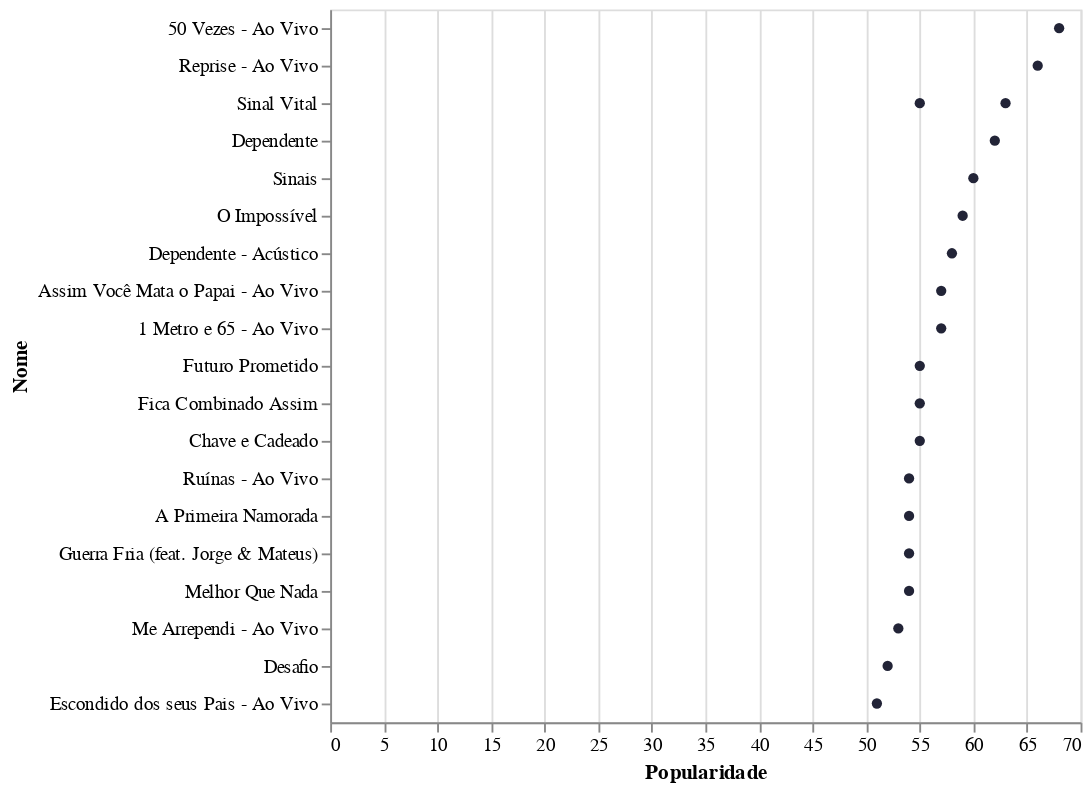

This figure's notebook cell:
### Markdown cell above
Top 20 das músicas. Exploramos se o nossas músicas favoritas estão entre as mais populares do Spotify.

### Code cell
data_top20 = data.sort_values('popularity', ascending = False).head(20)
alt.Chart(data_top20).mark_circle(color = '#222437', opacity = 1).encode(
    y = alt.Y('name', axis = alt.Axis(title='Nome'), sort = None),
    x = alt.X('popularity', axis = alt.Axis(title = "Popularidade")),
    tooltip = ['name', 'popularity', 'album', 'album_type']
)

### Figure 1 — Vega-Lite specification as saved in the notebook (floating-point values rounded to 4 significant figures)
{"config": {"view": {"continuousWidth": 400, "continuousHeight": 300}}, "data": {"name": "data-1eedea8f4adf12521e173ff2cff43566"}, "mark": {"type": "circle", "color": "#222437", "opacity": 1}, "encoding": {"tooltip": [{"type": "nominal", "field": "name"}, {"type": "quantitative", "field": "popularity"}, {"type": "nominal", "field": "album"}, {"type": "nominal", "field": "album_type"}], "x": {"type": "quantitative", "axis": {"title": "Popularidade"}, "field": "popularity"}, "y": {"type": "nominal", "axis": {"title": "Nome"}, "field": "name", "sort": null}}, "$schema": "https://vega.github.io/schema/vega-lite/v4.8.1.json", "datasets": {"data-1eedea8f4adf12521e173ff2cff43566": [{"album": "Ao Cubo, Ao Vivo, Em Cores", "album_type": "album", "track_number": 5, "id_track": "01wavOnjFBNgdMWBFYIAP4", "name": "50 Vezes - Ao Vivo", "popularity": 68, "explicit": false, "duration_ms": 184107, "release_date": "2019-03-29", "artists": "['Sorriso Maroto', 'Dilsinho']"}, {"album": "Ao Cubo, Ao Vivo, Em Cores", "album_type": "album", "track_number": 3, "id_track": "4C24fGqRUrz3TyVt4uku2Y", "name": "Reprise - Ao Vivo", "popularity": 66, "explicit": false, "duration_ms": 166672, "release_date": "2019-03-29", "artists": "['Sorriso Maroto']"}, {"album": "Sinal Vital", "album_type": "single", "track_number": 1, "id_track": "0EPP4wnQKrOsQ5k0vcg2Bz", "name": "Sinal Vital", "popularity": 63, "explicit": false, "duration_ms": 148837, "release_date": "2020-01-24", "artists": "['Sorriso Maroto']"}, {"album": "De Volta Pro Amanhã", "album_type": "album", "track_number": 2, "id_track": "4kUpVCOVfhipS0KRuoBYvs", "name": "Dependente", "popularity": 62, "explicit": false, "duration_ms": 221693, "release_date": "2016-06-03", "artists": "['Sorriso Maroto']"}, {"album": "Sinais", "album_type": "album", "track_number": 1, "id_track": "71BRjOzgS7GLAut8pOlElG", "name": "Sinais", "popularity": 60, "explicit": false, "duration_ms": 243493, "release_date": "2009-05-01", "artists": "['Sorriso Maroto']"}, {"album": "O Impossível", "album_type": "single", "track_number": 1, "id_track": "3RVylAtukXgF7xSXFn2OwA", "name": "O Impossível", "popularity": 59, "explicit": false, "duration_ms": 177740, "release_date": "2018-09-05", "artists": "['Sorriso Maroto']"}, {"album": "Dependente (Acústico) - Single", "album_type": "single", "track_number": 1, "id_track": "6pp7MsJ1mASkSpUItyk61r", "name": "Dependente - Acústico", "popularity": 58, "explicit": false, "duration_ms": 195242, "release_date": "2016-10-14", "artists": "['Sorriso Maroto']"}, {"album": "De Volta Pro Amanhã, Vol. 2 (Ao Vivo)", "album_type": "album", "track_number": 6, "id_track": "5bPMvKwUuGG9LD9j5ufVkB", "name": "Assim Você Mata o Papai - Ao Vivo", "popularity": 57, "explicit": false, "duration_ms": 119304, "release_date": "2018-01-26", "artists": "['Sorriso Maroto']"}, {"album": "Sorriso Eu Gosto Ao Vivo No Maracanãzinho", "album_type": "album", "track_number": 3, "id_track": "3U6QoOc0XBFC9w82zLF8n4", "name": "1 Metro e 65 - Ao Vivo", "popularity": 57, "explicit": false, "duration_ms": 223333, "release_date": "2014-11-24", "artists": "['Sorriso Maroto']"}, {"album": "Ensaio Aberto - AMA", "album_type": "album", "track_number": 1, "id_track": "14esTYBEixtJRiSQEyZ7bi", "name": "Sinal Vital", "popularity": 55, "explicit": false, "duration_ms": 148837, "release_date": "2020-01-23", "artists": "['Sorriso Maroto']"}, {"album": "É Diferente", "album_type": "album", "track_number": 2, "id_track": "1Cn42z1q8r9hGECUFHBzQo", "name": "Futuro Prometido", "popularity": 55, "explicit": false, "duration_ms": 201360, "release_date": "2006-11-10", "artists": "['Sorriso Maroto']"}, {"album": "É Diferente Ao Vivo", "album_type": "album", "track_number": 4, "id_track": "0b8F5Pv3iny2YbIC7zYu8U", "name": "Fica Combinado Assim", "popularity": 55, "explicit": false, "duration_ms": 223746, "release_date": "2007-02-10", "artists": "['Sorriso Maroto']"}, {"album": "Chave e Cadeado", "album_type": "single", "track_number": 1, "id_track": "1Wn10JS4rVNWkZ99EMjA9U", "name": "Chave e Cadeado", "popularity": 55, "explicit": false, "duration_ms": 183344, "release_date": "2018-02-28", "artists": "['Sorriso Maroto']"}, {"album": "Ao Cubo, Ao Vivo, Em Cores", "album_type": "album", "track_number": 4, "id_track": "6YBGVNANlnUZ6asyGF6tO2", "name": "Ruínas - Ao Vivo", "popularity": 54, "explicit": false, "duration_ms": 168181, "release_date": "2019-03-29", "artists": "['Sorriso Maroto']"}, {"album": "É Diferente Ao Vivo", "album_type": "album", "track_number": 3, "id_track": "2YGWqGwDmlwVfK2sxt11uV", "name": "A Primeira Namorada", "popularity": 54, "explicit": false, "duration_ms": 219640, "release_date": "2007-02-10", "artists": "['Sorriso Maroto']"}, {"album": "Riscos e Certezas - Ep", "album_type": "single", "track_number": 5, "id_track": "5OrW7t1lafciXhWyzQbPTw", "name": "Guerra Fria (feat. Jorge & Mateus)", "popularity": 54, "explicit": false, "duration_ms": 219893, "release_date": "2013-09-30", "artists": "['Sorriso Maroto', 'Jorge & Mateus']"}, {"album": "Melhor Que Nada", "album_type": "single", "track_number": 1, "id_track": "7qJg5DFskb4qUbzGEgkkKP", "name": "Melhor Que Nada", "popularity": 54, "explicit": false, "duration_ms": 195917, "release_date": "2020-03-13", "artists": "['Karinah', 'Sorriso Maroto']"}, {"album": "Ao Cubo, Ao Vivo, Em Cores", "album_type": "album", "track_number": 7, "id_track": "1sRL8KvkERifMtMuEkumwx", "name": "Me Arrependi - Ao Vivo", "popularity": 53, "explicit": false, "duration_ms": 190587, "release_date": "2019-03-29", "artists": "['Sorriso Maroto', 'Ferrugem']"}, {"album": "Desafio", "album_type": "single", "track_number": 1, "id_track": "3IZEui0WHDVGGRBBYCbBl0", "name": "Desafio", "popularity": 52, "explicit": false, "duration_ms": 116826, "release_date": "2020-10-02", "artists": "['Bárbara Labres', 'Sorriso Maroto']"}, {"album": "Escondido dos seus Pais (Ao Vivo)", "album_type": "single", "track_number": 1, "id_track": "0VU5ZAQNxGunmLvmetQkSe", "name": "Escondido dos seus Pais - Ao Vivo", "popularity": 51, "explicit": false, "duration_ms": 170709, "release_date": "2019-02-08", "artists": "['Sorriso Maroto']"}]}}
